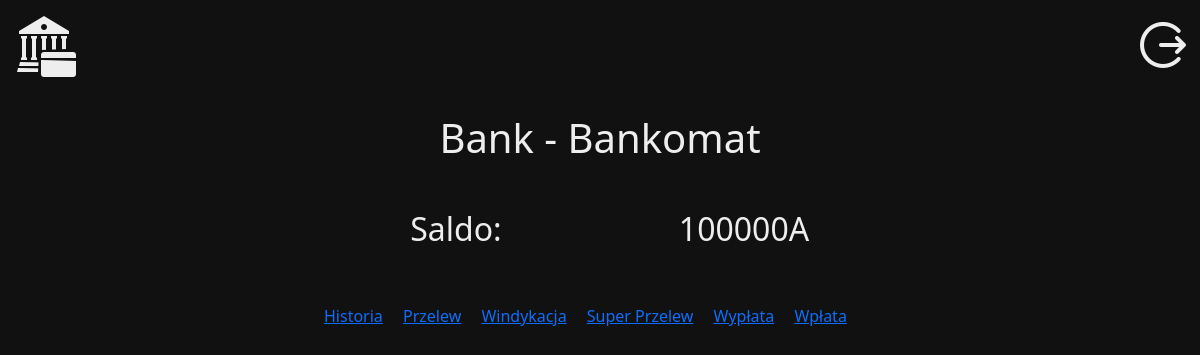
The app's page /account/1/ (signed in), older data.
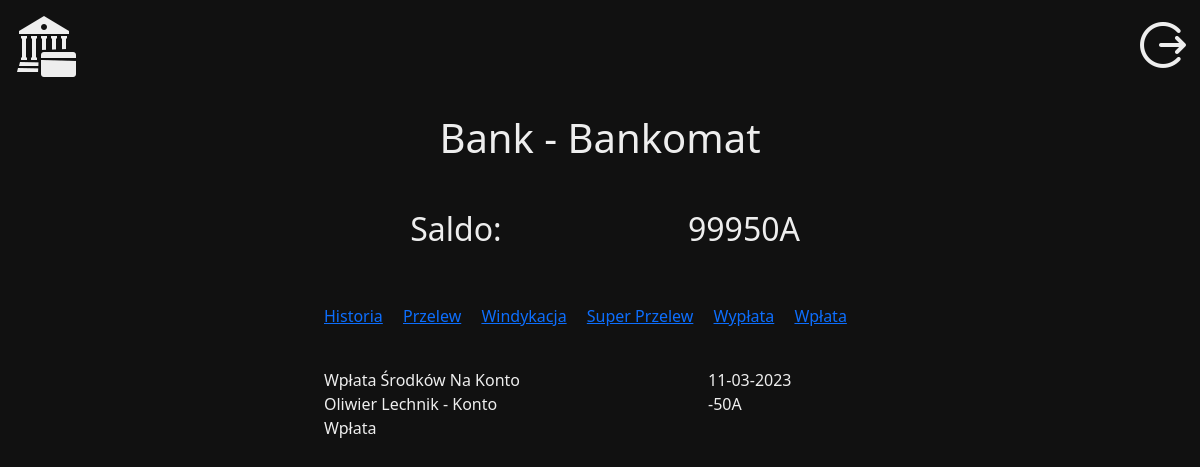
The same page, newer data.
### account/models.py (models this page shows)
class Account(models.Model):
    owner = models.CharField(max_length=127)
    name = models.CharField(max_length=127)
    balance = models.IntegerField(default=0)
    active = models.BooleanField(default=False)
    super = models.BooleanField(default=False)

### book/models.py (models this page shows)
class Book(models.Model):
    sender_id = models.IntegerField()
    receiver_id = models.IntegerField( )
    type = models.CharField(max_length=127,)
    title = models.CharField(max_length=127)
    value = models.IntegerField()
    date = models.DateField(null=True, blank=True)

### account/views.py (the view, shortened to what this page needs)
# urls.py: path('account/<int:acc_id>/', account_detailed_view),
def account_detailed_view(req, acc_id):
    if not req.user.is_authenticated:
        return redirect('/')
    acc = get_object_or_404(Account, id=acc_id)
    if not acc.owner == req.user.username:
        return redirect('/')
    if not acc.active:
        return redirect('/')
    outgoing = Book.objects.filter(sender_id = acc_id)
    incoming = Book.objects.filter(receiver_id = acc.id)
    slownik = {
        'regular_transfer': 'Przelew',
        'super_transfer': 'Zajęcie komornicze',
        'deposit': 'Wpłata',
        'withdraw': 'Wypłata',
        'debt_collection': 'Windykacja',
    }
    history = []
    for transfer in outgoing:
        target = Account.objects.get(id = transfer.receiver_id)
        user = User.objects.get(username = target.owner)
        subtitle = f'{user.first_name} {user.last_name} - {target.name}'
        history.append(
            {
                'title': transfer.title,
                'subtitle': subtitle,
                'date': datetime.strftime(transfer.date, '%d-%m-%Y'),
                'value': f'<p class="out">-{transfer.value}A</p>',
                'id': transfer.id,
                'type': slownik.get(transfer.type)
            }
        )
    history = sorted(history, key = lambda x: x.get('id'), reverse=True)
    opcje = [
        {
            'name': 'Przelew',
            'address': 'transfer/'
        },
    ]
    super_opcje = [
        {
            'name': 'Windykacja',
            'address': 'debt_collection/'
        },
        {
            'name': 'Super Przelew',
            'address': 'super_transfer/'
        },
        {
            'name': 'Wypłata',
            'address': 'withdraw/'
        },
        {
            'name': 'Wpłata',
            'address': 'deposit/'
        },
    ]
    data = {
        'acc': acc,
        'name': f'{req.user.first_name} {req.user.last_name} - {acc.name}',
        'history': history,
        'opcje': opcje,
        'super_opcje': super_opcje,
    }
    return render(req, 'detailed.html', data)

### templates/detailed.html
{% extends 'base.html' %}
{% block content %}
    <div class="col-12 text-center">
        <h1 class="bolt">{{ name }}</h1>
    </div>
   <div class="row text-center mt-5">
       <div class="col-6 bolt"><p class="h2">Saldo:</p></div>
       <div class="col-6 bolt text-center"><p class="h2">{{ acc.balance}}A</p></div>
   </div>
   <div class="opcje text-justify mt-5">
       {% if acc.super %}
       <a href="history/" class="history me-3 mt-3">Historia</a>
       {% endif %}
       {% for opcja in opcje %}
       <a href="{{ opcja.address }}" class="pickme me-3 mt-3">{{ opcja.name }}</a>
       {% endfor %}
       {% if acc.super %}
           {% for opcja in super_opcje %}
           <a href="{{ opcja.address }}" class="super_pickme me-3">{{ opcja.name }}</a>
           {% endfor %}
       {% endif %}
   </div>
   <div class="row historia mt-4">
       {% for his in history %}
       <div class="col-8">
           <div class="col-12 bolt overflow-hidden mt-3">
               {{ his.title | title }}
           </div>
           <div class="col-12 inactive-acc ">
                {{ his.subtitle }}
           </div>
       <div class="col-12 inactive-acc druczek">
           {{ his.type }}
       </div>
       </div>
       <div class="col-4">
           <div class="col-12 mt-3">
                {{ his.date }}
           </div>
           <div class="col-12">
                {{ his.value | safe }}
           </div>
       </div>
       {% endfor %}
   </div>
{% endblock %}

Row changes from the older to the newer data that the page shows:
changed Account: balance "100000" → "99950"
added Book: title "Wpłata Środków Na Konto"
Text that changed along with them:
new list line: "Oliwier Lechnik - Konto Wpłata 11-03-2023 -50A"
